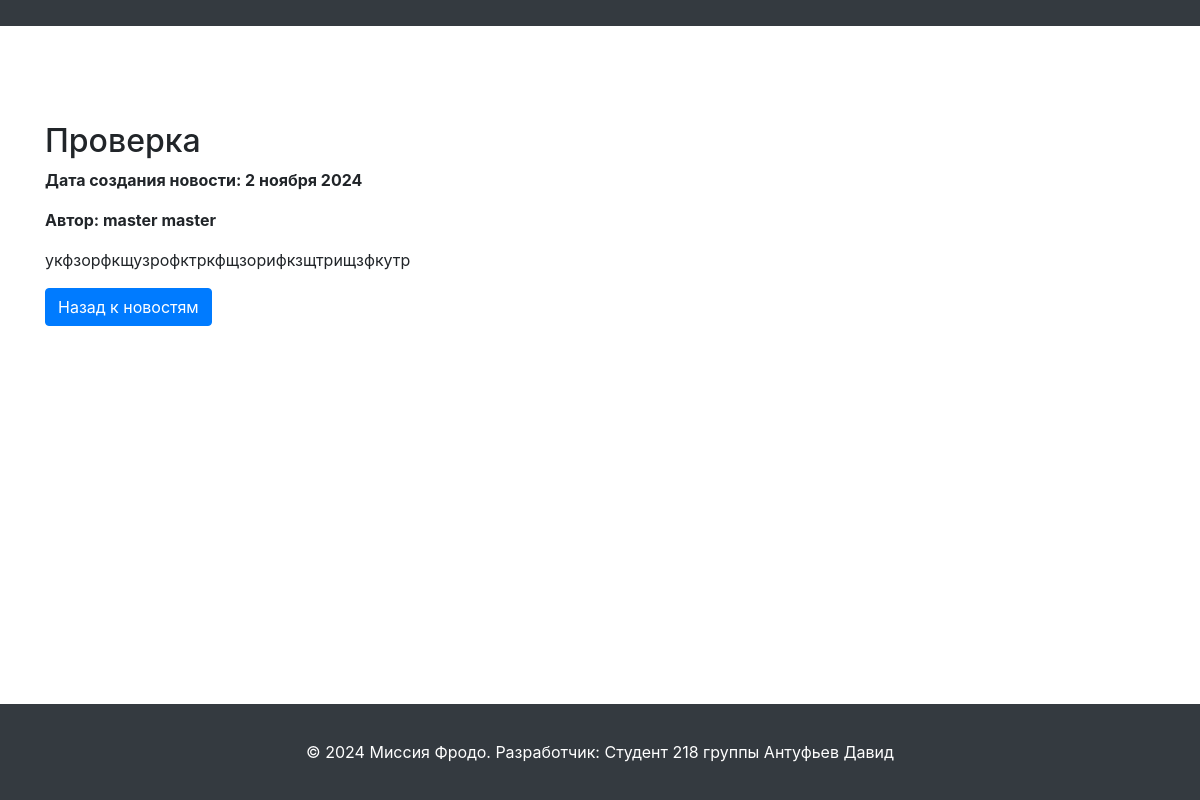
The page /news/1 on the database as committed earlier.
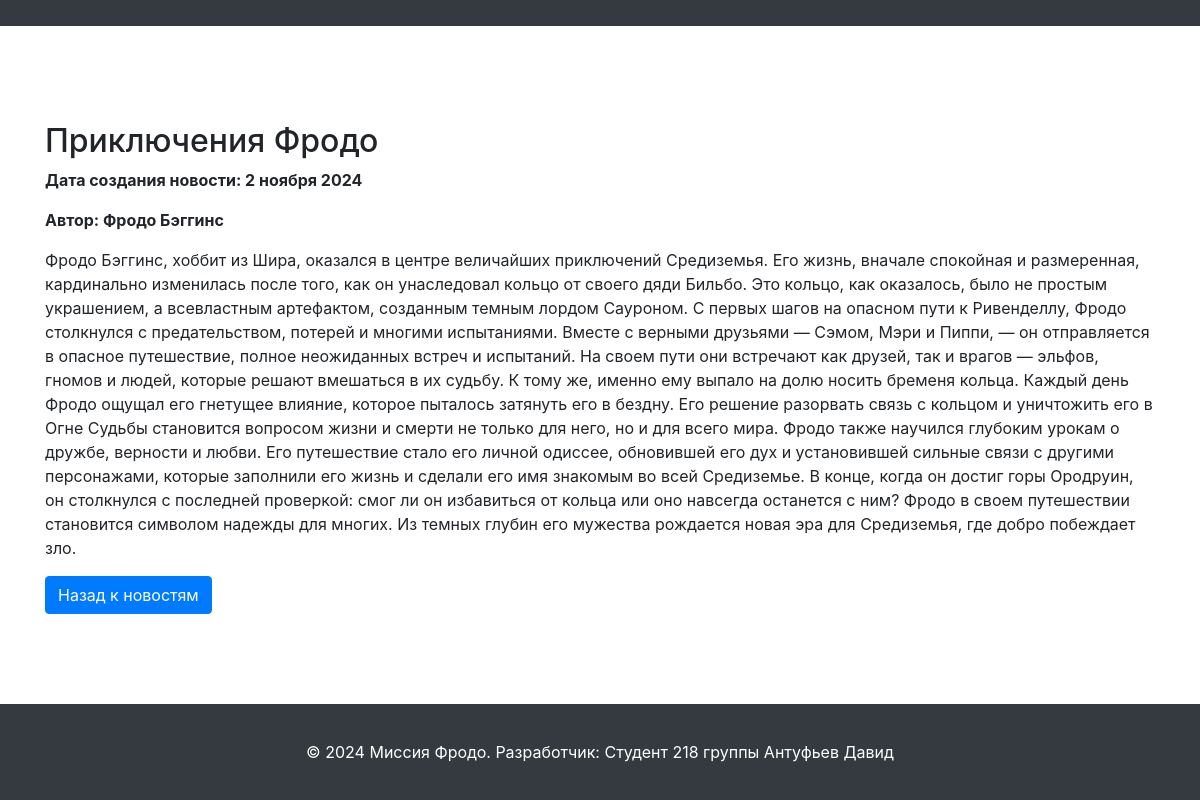
The same page on the database as committed later.
### database.py (models this page shows)
class News(db.Model):
    id = db.Column(db.Integer, primary_key=True)
    title = db.Column(db.String(50), unique=False, nullable=False)
    content = db.Column(db.String(2000), unique=False, nullable=False)
    date_of_create = db.Column(db.DateTime, default=datetime.utcnow)
    author_id = db.Column(db.Integer, db.ForeignKey('user.id'), nullable=False)

class User(db.Model):
    id = db.Column(db.Integer, primary_key=True)
    login_email = db.Column(db.String(100), unique=True, nullable=False)
    password = db.Column(db.String(200), nullable=False)
    surname = db.Column(db.String(100), nullable=False)
    name = db.Column(db.String(100), nullable=False)
    age = db.Column(db.Integer, nullable=False)
    speciality = db.Column(db.String(100), nullable=False)
    address = db.Column(db.String(200), nullable=False)

### main.py (the view)
@app.route('/news/<int:news_id>')
def news_detail(news_id):
    news_item = News.query.get_or_404(news_id)
    author = User.query.get(news_item.author_id)
    return render_template('news_item.html', news_item=news_item, author=author)

### database.py (called while the page is built)
@app.context_processor
def inject_conf_vars():
    return dict(format_datetime=format_datetime)

### templates/news_item.html
{% extends 'base.html' %}
{% block content %}
<main class="container mt-5">
    <h2>{{ news_item.title }}</h2>
    <p><strong>Дата создания новости: {{ format_datetime(news_item.date_of_create, format='d MMMM yyyy') }}</strong></p>
    <p><strong>Автор: {{ author.name }} {{ author.surname }}</strong></p>
    <p>{{ news_item.content }}</p>
    <a href="{{ url_for('index') }}" class="btn btn-primary">Назад к новостям</a>
</main>
{% endblock %}

Rows that differ between the two databases and show on the page:
changed News: title "Проверка" → "Приключения Фродо"; content "укфзорфкщузрофктркфщзорифкзщтрищзфкутр" → "Фродо Бэггинс, хоббит из Шира, оказался в центре величайших приключений Средиземья. Его жизнь, вначале спокойная и размеренная, кардинально изменилась после того, как он унаследовал кольцо от своего дяди Бильбо. Это кольцо, как оказалось, было не простым украшением, а всевластным артефактом, созданным темным лордом Сауроном. С первых шагов на опасном пути к Ривенделлу, Фродо столкнулся с предательством, потерей и многими испытаниями. Вместе с верными друзьями — Сэмом, Мэри и Пиппи, — он отправляется в опасное путешествие, полное неожиданных встреч и испытаний. На своем пути они встречают как друзей, так и врагов — эльфов, гномов и людей, которые решают вмешаться в их судьбу. К тому же,…"
changed User: name "master" → "Фродо"; surname "master" → "Бэггинс"
